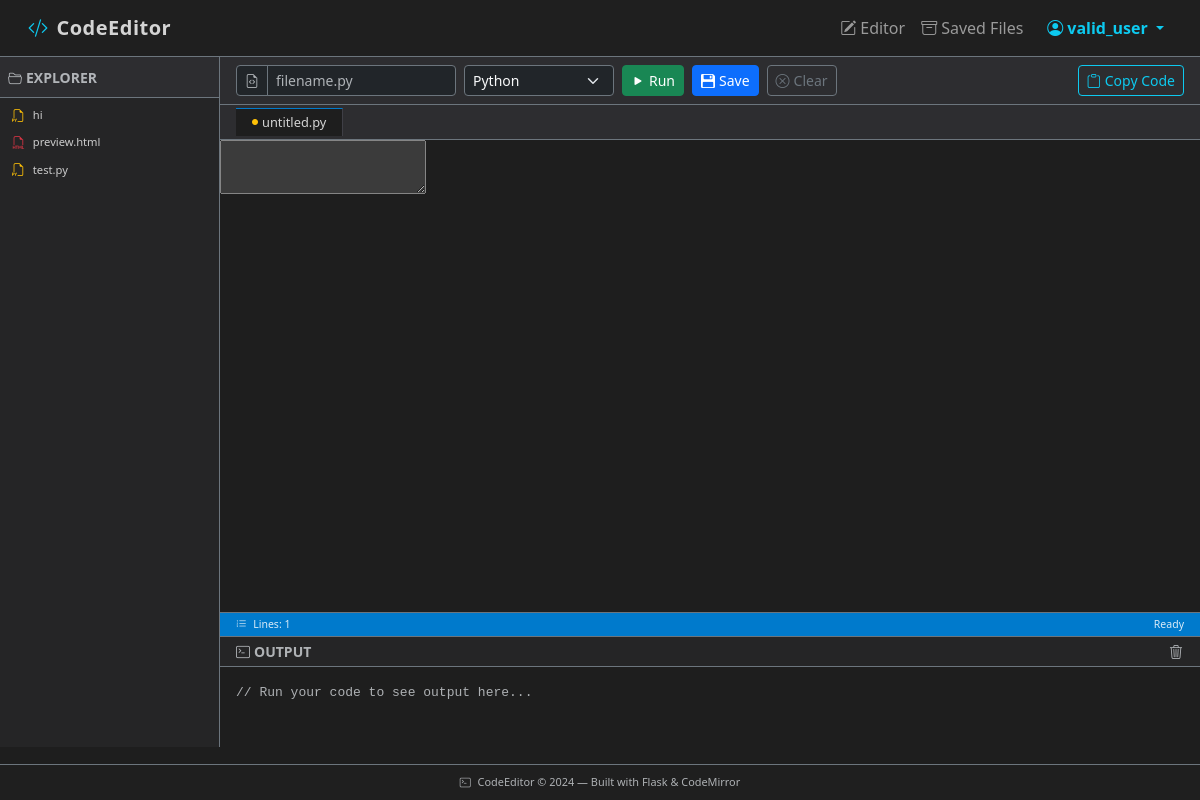
Screenshot of / (signed in) with the database file from the repository.
### app.py (models this page shows, shortened)
class User(UserMixin, db.Model):
    id = db.Column(db.Integer, primary_key=True)
    username = db.Column(db.String(100), unique=True, nullable=False)
    password_hash = db.Column(db.String(200), nullable=False)
    snippets = db.relationship('Snippet', backref='author', lazy=True)

class Snippet(db.Model):
    id = db.Column(db.Integer, primary_key=True, autoincrement=True)
    filename = db.Column(db.String(100), nullable=False)
    language = db.Column(db.String(50), nullable=False)
    code = db.Column(db.Text, nullable=False)
    created_at = db.Column(db.DateTime, default=datetime.utcnow)
    user_id = db.Column(db.Integer, db.ForeignKey('user.id'), nullable=False)

### app.py (the view)
@app.route('/', methods=['GET'])
@login_required
def index():
    snippet = None
    snippet_id = request.args.get('id')
    if snippet_id:
        snippet = Snippet.query.filter_by(id=snippet_id, user_id=current_user.id).first()
    all_snippets = Snippet.query.filter_by(user_id=current_user.id).order_by(Snippet.created_at.desc()).all()
    return render_template('index.html', snippet=snippet, all_snippets=all_snippets)

### app.py (called while the page is built)
@login_manager.user_loader
def load_user(user_id):
    return User.query.get(int(user_id))

### templates/index.html (shortened to what this page needs)
{% extends "base.html" %}
{% block content %}
<div class="editor-layout d-flex" style="height: calc(100vh - 110px);">
    <aside class="sidebar d-flex flex-column border-end border-secondary">
        <div class="sidebar-header p-2 border-bottom border-secondary">
            <small class="text-uppercase text-muted fw-bold">
                <i class="bi bi-folder2-open me-1"></i>Explorer
            </small>
        </div>
        <nav class="sidebar-files flex-grow-1 overflow-auto p-1">
            {% if all_snippets %}
                <ul class="list-unstyled mb-0">
                    {% for s in all_snippets %}
                    <li>
                        <a href="{{ url_for('index', id=s.id) }}"
                           class="sidebar-file-link d-flex align-items-center px-2 py-1 rounded text-decoration-none
                                  {% if snippet and snippet.id == s.id %}active-file{% endif %}"
                           title="{{ s.filename }} ({{ s.language }})">
                            {% if s.language == 'python' %}
                                <i class="bi bi-filetype-py me-2 text-warning"></i>
                            {% elif s.language == 'javascript' %}
                                <i class="bi bi-filetype-js me-2 text-warning"></i>
                            {% elif s.language == 'html' %}
                                <i class="bi bi-filetype-html me-2 text-danger"></i>
                            {% else %}
                                <i class="bi bi-filetype-css me-2 text-info"></i>
                            {% endif %}
                            <span class="text-truncate small">{{ s.filename }}</span>
                        </a>
                    </li>
                    {% endfor %}
                </ul>
            {% else %}
                <p class="text-muted small text-center mt-3 px-2">
                    No saved files yet.<br>Save a snippet to see it here.
                </p>
            {% endif %}
        </nav>
    </aside>
    <section class="editor-pane d-flex flex-column flex-grow-1 overflow-hidden">
        <div class="toolbar d-flex align-items-center gap-2 px-3 py-2 border-bottom border-secondary flex-wrap">
            <div class="input-group input-group-sm" style="max-width:220px;">
                <span class="input-group-text bg-dark border-secondary text-muted">
                    <i class="bi bi-file-earmark-code"></i>
                </span>
                <input type="text"
                       id="filenameInput"
                       class="form-control bg-dark border-secondary text-light"
                       placeholder="filename.py"
                       value="{{ snippet.filename if snippet else '' }}"
                       maxlength="100" />
            </div>
            <select id="languageSelect"
                    class="form-select form-select-sm bg-dark border-secondary text-light"
                    style="max-width:150px;">
                <option value="python"     {% if snippet and snippet.language == 'python'     %}selected{% endif %}>Python</option>
            </select>
            <button id="runBtn"
                    class="btn btn-sm btn-success d-flex align-items-center gap-1"
                    title="Run code or Preview HTML/CSS">
                <span id="runBtnIcon"><i class="bi bi-play-fill"></i></span>
                <span id="runBtnText">Run</span>
            </button>
            <button id="saveBtn"
                    class="btn btn-sm btn-primary d-flex align-items-center gap-1"
                    title="Save snippet to database">
                <i class="bi bi-floppy2-fill"></i> Save
            </button>
            <button id="clearBtn"
                    class="btn btn-sm btn-outline-secondary d-flex align-items-center gap-1"
                    title="Clear editor">
                <i class="bi bi-x-circle"></i> Clear
            </button>
            <button id="copyBtn"
                    class="btn btn-sm btn-outline-info d-flex align-items-center gap-1 ms-auto"
                    title="Copy code to clipboard">
                <i class="bi bi-clipboard"></i>
                <span id="copyBtnText">Copy Code</span>
            </button>
        </div>
        <div class="flex-grow-1 overflow-hidden position-relative">
            <div class="editor-tab-bar d-flex align-items-center px-3 border-bottom border-secondary">
                <span class="editor-tab active-tab small px-3 py-1">
                    <i class="bi bi-circle-fill me-1 text-warning" style="font-size:6px;vertical-align:middle;"></i>
                    <span id="tabFilename">{{ snippet.filename if snippet else 'untitled.py' }}</span>
                </span>
            </div>
            <textarea id="codeEditor">{{ snippet.code if snippet else '' }}</textarea>
        </div>
        <div class="status-bar d-flex align-items-center px-3 gap-3 border-top border-secondary">
            <small class="text-muted">
                <i class="bi bi-list-ol me-1"></i>
                Lines: <span id="lineCount">1</span>
            </small>
            <small class="text-muted ms-auto" id="statusMsg">
                Ready
            </small>
        </div>
        <section class="output-panel border-top border-secondary">
            <div class="output-header d-flex align-items-center px-3 py-1 border-bottom border-secondary">
                <small class="text-uppercase text-muted fw-bold me-auto">
                    <i class="bi bi-terminal me-1"></i>Output
                </small>
                <button id="clearOutputBtn"
                        class="btn btn-sm btn-link text-muted p-0"
                        title="Clear output">
                    <i class="bi bi-trash3"></i>
                </button>
            </div>
            <div class="output-body flex-grow-1 overflow-hidden">
                <pre id="output" class="output-pre m-0 p-3 h-100"><span class="text-muted">// Run your code to see output here...</span></pre>
            </div>
        </section>
    </section>
</div>
{% endblock %}

### templates/base.html (shortened to what this page needs)
<!DOCTYPE html>
<html lang="en" data-bs-theme="dark">
<head>
    <link rel="stylesheet"
          href="https://cdn.jsdelivr.net/npm/bootstrap@5.3.3/dist/css/bootstrap.min.css"
 />
    <link rel="stylesheet"
          href="https://cdn.jsdelivr.net/npm/bootstrap-icons@1.11.3/font/bootstrap-icons.min.css" />
    <link rel="stylesheet"
          href="https://cdnjs.cloudflare.com/ajax/libs/codemirror/5.65.17/codemirror.min.css" />
    <link rel="stylesheet"
          href="https://cdnjs.cloudflare.com/ajax/libs/codemirror/5.65.17/theme/dracula.min.css" />
    <link rel="stylesheet" href="{{ url_for('static', filename='css/style.css') }}" />
</head>
<body>
    <header>
        <nav class="navbar navbar-expand-lg navbar-dark bg-dark border-bottom border-secondary px-3 py-2">
            <div class="container-fluid">
                <a class="navbar-brand brand-logo" href="{{ url_for('index') }}">
                    <i class="bi bi-code-slash me-2 text-info"></i>CodeEditor
                </a>
                <div class="collapse navbar-collapse" id="mainNav">
                    <ul class="navbar-nav ms-auto">
                        {% if current_user.is_authenticated %}
                        <li class="nav-item">
                            <a class="nav-link" href="{{ url_for('index') }}">
                                <i class="bi bi-pencil-square me-1"></i>Editor
                            </a>
                        </li>
                        <li class="nav-item">
                            <a class="nav-link" href="{{ url_for('saved') }}">
                                <i class="bi bi-archive me-1"></i>Saved Files
                            </a>
                        </li>
                        <li class="nav-item dropdown ms-lg-2">
                            <a class="nav-link dropdown-toggle text-info fw-bold" href="#" role="button" data-bs-toggle="dropdown">
                                <i class="bi bi-person-circle me-1"></i>{{ current_user.username }}
                            </a>
                        </li>
                        {% endif %}
                    </ul>
                </div>
            </div>
        </nav>
    </header>
    <main>
        {% block content %}{% endblock %}
    </main>
    <footer class="footer-bar text-center text-muted py-2 border-top border-secondary">
        <small>
            <i class="bi bi-terminal me-1"></i>
            CodeEditor &copy; {{ 2024 }} &mdash; Built with Flask &amp; CodeMirror
        </small>
    </footer>
</body>
</html>

### static/css/style.css (style rules this page uses)
body { background-color: #1e1e1e; color: #d4d4d4; font-family: 'Segoe UI', 'Inter', system-ui, sans-serif; min-height: 100vh; display: flex; flex-direction: column; }
main { flex: 1; overflow: hidden; }
.navbar { background-color: #1f1f1f !important; }
.brand-logo { font-size: 1.25rem; font-weight: 700; letter-spacing: 0.5px; color: #d4d4d4 !important; transition: color 0.2s; }
.editor-layout { background-color: #1e1e1e; overflow: hidden; }
.sidebar { background-color: #252526; width: 220px; min-width: 180px; flex-shrink: 0; }
.sidebar-header { background-color: #2d2d30; }
.sidebar-file-link { color: #cccccc; font-size: 0.8rem; transition: background-color 0.15s; white-space: nowrap; overflow: hidden; }
.sidebar-files { scrollbar-width: thin; scrollbar-color: #424242 #252526; }
.toolbar { background-color: #2d2d30; min-height: 48px; }
.editor-tab-bar { background-color: #2d2d30; height: 35px; overflow-x: auto; white-space: nowrap; }
.editor-tab { display: inline-flex; align-items: center; color: #9d9d9d; font-size: 0.8rem; border-right: 1px solid #3f3f46; cursor: pointer; transition: background-color 0.15s; }
.active-tab { background-color: #1e1e1e; color: #d4d4d4; border-top: 1px solid #007acc; }
.status-bar { background-color: #007acc; color: #ffffff; height: 24px; font-size: 0.75rem; }
.status-bar .text-muted { color: rgba(255, 255, 255, 0.85) !important; }
.output-panel { background-color: #1e1e1e; flex-shrink: 0; }
.output-header { background-color: #252526; height: 30px; }
.output-body { overflow-y: auto; max-height: 160px; min-height: 80px; scrollbar-width: thin; scrollbar-color: #424242 #1e1e1e; }
.output-pre { background-color: #1e1e1e; color: #d4d4d4; font-family: 'Cascadia Code', 'Consolas', 'Courier New', monospace; font-size: 13px; line-height: 1.6; white-space: pre-wrap; word-break: break-all; min-height: 60px; }
.footer-bar { background-color: #1f1f1f; font-size: 0.78rem; flex-shrink: 0; }

### rows the page displays
User: username "valid_user"
Snippet: language "python" (drawn), filename "hi"
Snippet: language "html" (drawn), filename "preview.html"
Snippet: language "python" (drawn), filename "test.py"

### other values shown
{{ snippet.filename if snippet else 'untitled.py' }} "untitled.py"
{{ 2024 }} "2024"
